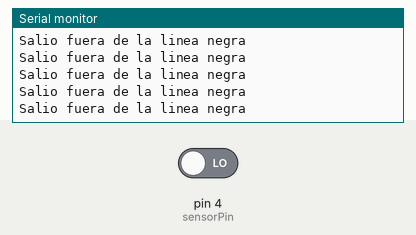
A sketch run on a simulated Arduino Uno, built with avr-gcc and run on an emulated ATmega328P. On the bench: the last lines printed to the serial monitor. The test bench sets the inputs (shaded band); at power-on: pin 4 (sensorPin) LOW.

Above: at 1.2 s.
1.3 s: pin 4 (sensorPin) driven HIGH
At 1.32 s:
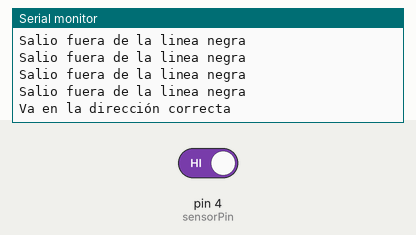
3.2 s: pin 4 (sensorPin) driven LOW
At 3.23 s:
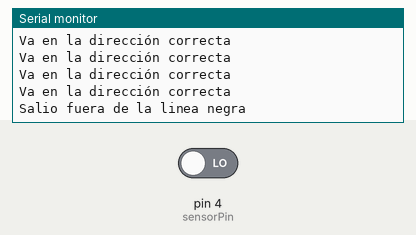
6.2 s: pin 4 (sensorPin) driven HIGH
At 6.3 s:
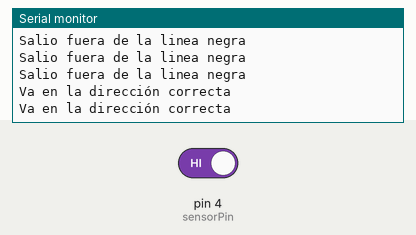

The sketch:

seguidorDeLinea.ino
```cpp
int sensorPin = 4;
void setup() {
  Serial.begin(9600);
  pinMode(sensorPin, INPUT);
}

void loop() {
  //salida digital
  if(digitalRead(sensorPin) == HIGH){
    Serial.println("Va en la dirección correcta");
  }else{
    Serial.println("Salio fuera de la linea negra");
  }
  delay(50);

  //salida pin análogo
  // cuando no es la linea negra el valor es aprox 25 y cuando hay algo negro sube de entre 300-800

  //int valorAnalogo = analogRead(0);
  //Serial.print("El valor análogo es: ");
  //Serial.println(valorAnalogo);
  //delay(200);
}
```

Measured:
- after the input at 1.3 s, the serial monitor: prints a new line at once (image 1)
- after the input at 6.2 s, the serial monitor: prints a new line at once (image 3)
